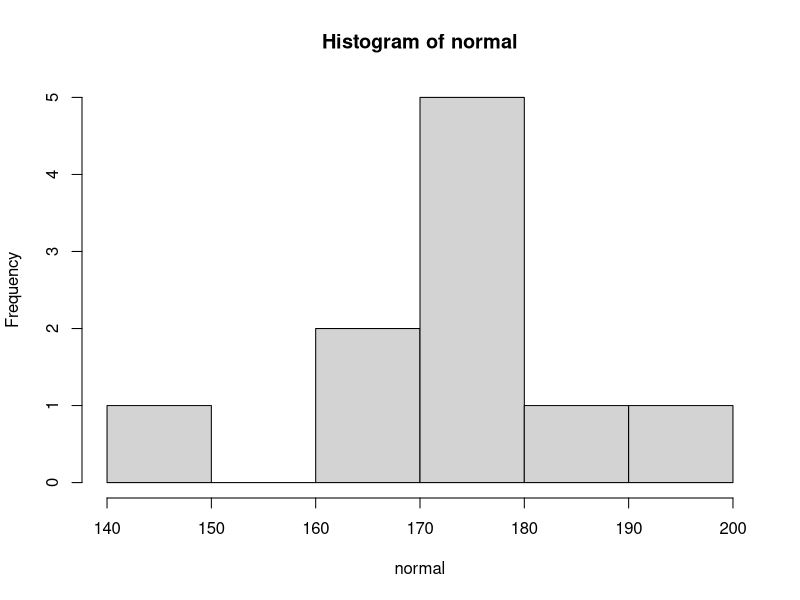
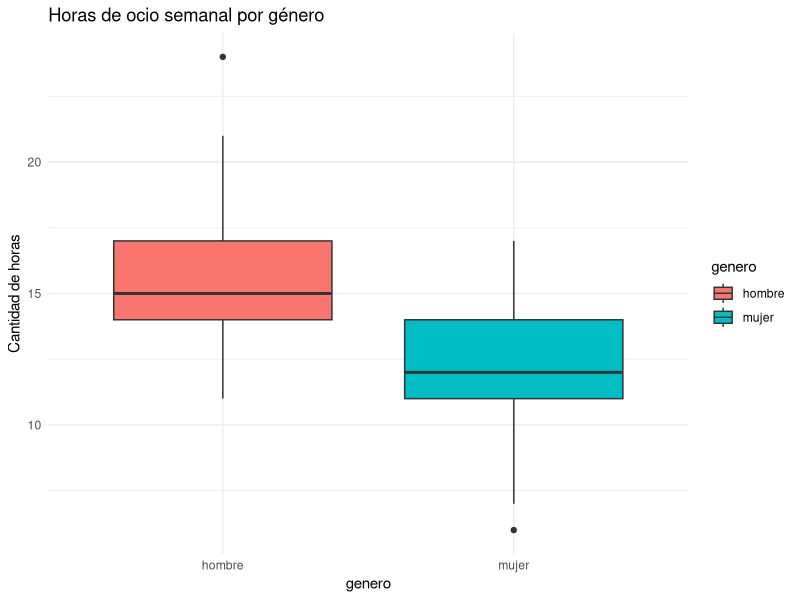
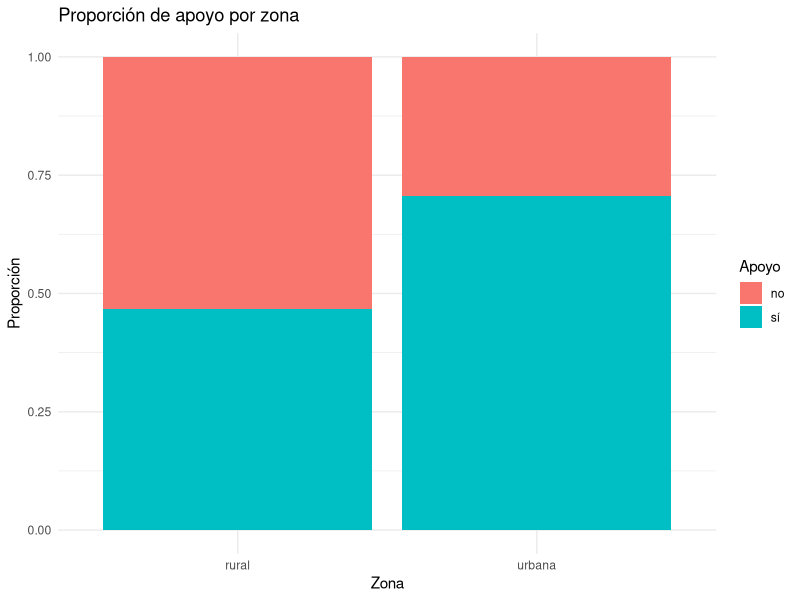

Recreate these plots in R, in order. (Note: this script raises an error after producing the figures.)
## ---- chunk 1
set.seed(123)

lanzamientos_10 = sample(1:6, 10, replace = T)


lanzamientos_10
## ---- chunk 2
sum(lanzamientos_10 == 3) / 10
## ---- chunk 3
set.seed(123)

lanzamientos_100 = sample(1:6, 100, replace = T)


lanzamientos_100
## ---- chunk 4
sum(lanzamientos_100 == 3) / 100
## ---- chunk 5
set.seed(123)

lanzamientos_10000 = sample(1:6, 10000, replace = T)


lanzamientos_10000
## ---- chunk 6
sum(lanzamientos_10000 == 3) / 10000
## ---- chunk 7
pnorm(mean = 170, sd = 14, q = 140)
## ---- chunk 8
1 - pnorm(mean = 170, sd = 14, q = 140)
## ---- chunk 9
pnorm(mean = 170, sd = 14, q = 160) - pnorm(mean = 170, sd = 14, q =150)
## ---- chunk 10
pnorm(mean = 170, sd = 14, q = 190) - pnorm(mean = 170, sd = 14, q =180)
## ---- chunk 11
qnorm(mean = 170, sd = 14, p = 0.9)
## ---- chunk 12
qnorm(mean = 170, sd = 14, p = 0.2)
## ---- chunk 13
set.seed(123)

rnorm(mean = 170, sd = 14, n = 10)

normal = rnorm(mean = 170, sd = 14, n = 10)
## ---- chunk 14
hist(normal)
## ---- chunk 15
dnorm(mean = 170, sd = 14, x = 180)
## ---- chunk 16
dnorm(mean = 170, sd = 14, x = 170)
## ---- chunk 17
qnorm(mean = 170, sd = 14, p = 0.025)
## ---- chunk 18
qnorm(mean = 170, sd = 14, p = 0.975)
## ---- chunk 19
qnorm(mean = 0, sd = 1, p = 0.025)
## ---- chunk 20
qnorm(mean = 0, sd = 1, p = 0.975)
## ---- chunk 21
qnorm(mean = 0, sd = 1, p = 0.0015)
## ---- chunk 22
qnorm(mean = 0, sd = 1, p = 0.165)
## ---- chunk 23
pnorm(mean = 150, sd = 20, q = 90)

## ---- chunk 24
pnorm(mean = 175, sd = 10, q = 165)
## ---- chunk 25
qnorm(mean = 175, sd = 10, p = 0.95)
## ---- chunk 26
sd = 5.84

mu = 21.75

n = 2000
## ---- chunk 27
ee = sd / sqrt(n)
## ---- chunk 28
ee
## ---- chunk 29
qnorm(p = 0.005)
## ---- chunk 30
qnorm(p = 0.995)
## ---- chunk 31
qnorm(p = 0.025)
## ---- chunk 32
qt(p = .025, df = 400)
## ---- chunk 33
qnorm(p = 0.05)
## ---- chunk 34
library(readr)
library(dplyr)
library(ggplot2)
## ---- chunk 35
ocio = read_csv('horas_ocio.csv')
## ---- chunk 36
head(ocio) 

glimpse(ocio)
## ---- chunk 37
 library(psych)
## ---- chunk 38
describeBy(ocio$horas_ocio, ocio$genero)
## ---- chunk 39
ocio %>% 
  ggplot(aes(x = genero, y = horas_ocio, fill = genero)) +
  geom_boxplot() +
  labs(title = 'Horas de ocio semanal por género', 
       y = 'Cantidad de horas') +
  theme_minimal()
## ---- chunk 40
estadisticas = ocio %>%
  group_by(genero) %>%
  summarise(
    promedio = mean(horas_ocio),
    sd = sd(horas_ocio),
    n = n()
  )
## ---- chunk 41
estadisticas
## ---- chunk 42
diferencia = diff(estadisticas$promedio)
diferencia
## ---- chunk 43
ee = sqrt((estadisticas$sd[1]^2 / estadisticas$n[1]) +
          (estadisticas$sd[2]^2 / estadisticas$n[2]))

ee
## ---- chunk 44
# Cálculo de los grados de libertad con varianzas iguales
gl = estadisticas$n[1] + estadisticas$n[2] - 2  

t = qt(0.975, df = gl)  

t
## ---- chunk 45
diferencia = diff(estadisticas$promedio) 

diferencia
## ---- chunk 46
ic = c(diferencia - t * ee, diferencia + t *ee)

ic
## ---- chunk 47
prueba_t = t.test(horas_ocio ~ genero, 
                  data = ocio)

prueba_t$conf.int
## ---- chunk 48
n_hombres = ocio %>% 
  filter(genero == "hombre") %>% 
  nrow()
n_mujeres = ocio %>% 
  filter(genero == "mujer") %>% 
  nrow()

n_hombres

n_mujeres
## ---- chunk 49
ocio %>%
  group_by(genero) %>%
  summarise(
    promedio = mean(horas_ocio),
    sd = sd(horas_ocio)
  )
## ---- chunk 50
t = diferencia / ee

t
## ---- chunk 51
library(broom)
## ---- chunk 52
prueba_t = t.test(horas_ocio ~ genero, 
                  data = ocio, 
                  conf.level = 0.95)

tidy(prueba_t)
## ---- chunk 53
votantes = read_csv("votantes.csv")
## ---- chunk 54
glimpse(votantes)
## ---- chunk 55
votantes %>%
  group_by(zona, apoyo) %>%
  summarise(n = n(), .groups = "drop") %>%
  mutate(proporcion = n / sum(n)) %>%
  ggplot(aes(x = zona, y = proporcion, fill = apoyo)) +
  # Esto permite realizar barras apiladas
  geom_bar(stat = "identity", position = "fill") + 
  labs(
    title = "Proporción de apoyo por zona",
    y = "Proporción",
    x = "Zona",
    fill = "Apoyo"
  ) +
  theme_minimal()
## ---- chunk 56
# Calcular las proporciones de apoyo en cada zona
proporciones = votantes %>%
  group_by(zona) %>%
  summarise(
    total = n(),
    apoyo_si = sum(apoyo == "sí"),
    proporcion_apoyo = apoyo_si / total
  )

proporciones
## ---- chunk 57
# Proporción de apoyo en zonas urbanas
prop_urbanos = votantes %>%
  filter(zona == "urbana", apoyo == "sí") %>%
  nrow() / votantes %>%
  filter(zona == "urbana") %>%
  nrow()

# Proporción de apoyo en zonas rurales
prop_rurales = votantes %>%
  filter(zona == "rural", apoyo == "sí") %>%
  nrow() / votantes %>%
  filter(zona == "rural") %>%
  nrow()

prop_urbanos

prop_rurales
## ---- chunk 58
diferencia_prop = prop_urbanos - prop_rurales
diferencia_prop
## ---- chunk 59
n_urbanos = votantes %>% 
  filter(zona == "urbana") %>% nrow()

n_rurales = votantes %>% 
  filter(zona == "rural") %>% nrow()

ee = sqrt(
  (prop_urbanos * (1 - prop_urbanos) / n_urbanos) +
  (prop_rurales * (1 - prop_rurales) / n_rurales)
)

ee
## ---- chunk 60
z = qnorm(0.975)

# Siendo
z
## ---- chunk 61
# Intervalo de confianza
ic = c(diferencia_prop - z * ee, 
        diferencia_prop + z * ee)

ic
## ---- chunk 62
tabla = table(votantes$zona, votantes$apoyo)

tabla
## ---- chunk 63
prueba_prop = prop.test(tabla, conf.level = 0.95)


prueba_prop$conf.int
## ---- chunk 64
pi_combinada = votantes %>%
  group_by(zona) %>%
  summarise(
    exitos = sum(apoyo == "sí"),   
    total = n()                    
  ) %>%
  summarise(
    exitos_totales = sum(exitos),  
    total_muestra = sum(total),   
    pi = exitos_totales / total_muestra  
  ) %>%
  pull(pi) 
## ---- chunk 65
pi_combinada
## ---- chunk 66
se_nula = sqrt(
  pi_combinada * (1 - pi_combinada) * (1 / n_urbanos + 1 / n_rurales)
)
se_nula
## ---- chunk 67
z_alpha = qnorm(0.975) 

z_alpha
## ---- chunk 68
# Límites de las zonas de rechazo
lim_inf <- 0 - z_alpha * se_nula
lim_sup <- 0 + z_alpha * se_nula

lim_inf

lim_sup
## ---- chunk 69
prueba_prop = prop.test(tabla, conf.level = 0.95)

tidy(prueba_prop)
## ---- chunk 70
rendimiento = read_csv('rendimiento.csv')
## ---- chunk 71
glimpse(rendimiento)
## ---- chunk 72
library(psych)
library(tidyverse)

describeBy(rendimiento, group = NULL)
## ---- chunk 73
rendimiento |> 
  select(antes) |> 
  describe()
## ---- chunk 74
rendimiento |> 
  select(después) |> 
  describe()
## ---- chunk 75
rendimiento %>%
  pivot_longer(cols = c(antes, después), names_to = "momento", values_to = "puntaje") %>%
  ggplot(aes(x = momento, y = puntaje, fill = momento)) +
  geom_boxplot() +
  labs(title = "Distribución de puntajes antes y después del programa", 
       x = "", y = "Puntaje") +
  theme_minimal() +
  theme(legend.position = "none")
## ---- chunk 76
rendimiento = rendimiento %>%
  mutate(diferencia = después - antes)

estadisticas = rendimiento %>%
  summarise(
    promedio = mean(diferencia),
    sd = sd(diferencia),
    n = n()
  )

estadisticas
## ---- chunk 77
ee = estadisticas$sd / sqrt(estadisticas$n)
ee
## ---- chunk 78
gl = estadisticas$n - 1  



t = qt(0.975, df = gl)
t
## ---- chunk 79
ic = c(estadisticas$promedio - t * ee, estadisticas$promedio + t * ee)

ic
## ---- chunk 80
prueba_pareada = t.test(rendimiento$antes, 
                        rendimiento$después, 
                        # Indicamos que los datos están relacionados
                        paired = TRUE,  
                        mu = 0, 
                        alternative = "two.sided", 
                        conf.level = 0.95)

tidy(prueba_pareada)
## ---- chunk 81
satisfaccion = read_csv('base_satisfaccion.csv')
## ---- chunk 82
glimpse(satisfaccion)
## ---- chunk 83
# Estadísticas descriptivas por sector
satisfaccion %>%
  group_by(sector) %>%
  summarise(
    media = mean(nivel_satisfaccion),
    desviacion = sd(nivel_satisfaccion),
    n = n()
  )
## ---- chunk 84
ggplot(satisfaccion, aes(x = sector, 
                         y = nivel_satisfaccion, 
                         fill = sector)) +
  geom_boxplot() +
  labs(title = "Distribución de la satisfacción laboral por sector",
       x = "Sector Económico",
       y = "Nivel de Satisfacción") +
  theme_minimal()
## ---- chunk 85
# Realizar ANOVA de una vía para comparar la satisfacción laboral entre sectores
anova_resultado = aov(nivel_satisfaccion ~ sector, 
                      data = satisfaccion)

# Mostrar el resumen del ANOVA con el estadístico F y el p-valor
summary(anova_resultado)
## ---- chunk 86
tidy(anova_resultado)
## ---- chunk 87
tukey = TukeyHSD(anova_resultado)

tidy(tukey)
## ---- chunk 88
# Filtrar la base de datos excluyendo el sector Manufactura
satisfaccion_sin_manufactura = satisfaccion %>%
  filter(sector != "Manufactura")

# Realizar ANOVA de una vía sin Manufactura
anova_sin_manufactura = aov(nivel_satisfaccion ~ sector, 
                             data = satisfaccion_sin_manufactura)

# Mostrar los resultados del ANOVA
tidy(anova_sin_manufactura)
## ---- chunk 89
edu_emp = read_csv("educacion_emp.csv")
## ---- chunk 90
glimpse(edu_emp)
## ---- chunk 91
edu_emp %>%
  ggplot(aes(x = nivel_educativo, fill = tipo_empleo)) +
  geom_bar(position = "fill") +
  labs(title = "Distribución del tipo de empleo según nivel educativo",
       x = "Nivel Educativo",
       y = "Proporción",
       fill = "Tipo de empleo") +
  theme_minimal()
## ---- chunk 92
tabla_educacion = table(edu_emp)

prueba_chi = chisq.test(tabla_educacion)

tidy(prueba_chi)
## ---- chunk 93
casas = read_csv('taiwan_casas.csv')
## ---- chunk 94
g_casa = casas %>%
  ggplot(aes(x = dist_to_mrt_m, y = price_twd_msq)) +
  geom_point(alpha = 0.6, # Útil para distinguir mejor la aglomeración
             color = "darkblue") +  # Puntos semitransparentes en azul
  labs(
    title = "Relación entre distancia al Metro y precio por metro cuadrado",
    x = "Distancia al metro (metros)",
    y = "Precio (TWD/m²)"
  ) +
  theme_minimal()  

g_casa
## ---- chunk 95
g_casa +
  geom_smooth(method = 'lm', 
              color = 'red',
              se = F)
## ---- chunk 96
# Ajustamos el modelo lineal
modelo = lm(price_twd_msq ~ dist_to_mrt_m, data = casas)

# Vemos los coeficientes (intercepto y pendiente)
coef(modelo)
## ---- chunk 97
summary(modelo)
